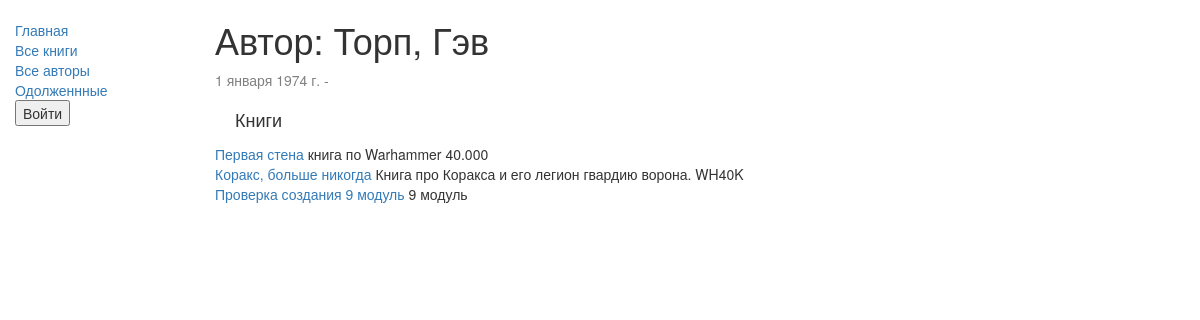
The app's page /catalog/author/1 with its own data.
### catalog/models.py (models this page shows, shortened)
class Author(models.Model):
    first_name = models.CharField(max_length=100)
    last_name = models.CharField(max_length=100)
    date_of_birth = models.DateField(null=True, blank=True)
    date_of_death = models.DateField('Died', null=True, blank=True)

class Book(models.Model):
    title = models.CharField(max_length=200)
    author = models.ForeignKey('Author', on_delete=models.SET_NULL, null=True)
    summary = models.TextField(max_length=1000, help_text="Enter a brief description of the book")
    isbn = models.CharField('ISBN',max_length=13, help_text='13 Character <a href="https://www.isbn-international.org/content/what-isbn">ISBN number</a>')
    genre = models.ManyToManyField(Genre, help_text="Select a genre for this book")
    def __str__(self):
        return self.title
    def display_genre(self):
        return ', '.join([ genre.name for genre in self.genre.all()[:3] ])
    display_genre.short_description = 'Genre'

### catalog/views.py (the view)
# urls.py: re_path(r'^author/(?P<pk>\d+)$', views.AuthorDetailView.as_view(), name='author-detail'),
class AuthorDetailView(generic.DetailView):
    model = Author

### catalog/templates/catalog/author_detail.html
   {% extends "base_generic.html" %}
   {% block content %}
   <h1>Автор: {{ author.last_name }}, {{ author.first_name }}</h1>
   <p style="color: gray">{{author.date_of_birth}} -</p>
   <h4 style="margin: 20px 0 15px 20px">Книги</h4>
    {% for book in author.book_set.all %}
       <a href="{% url 'book-detail' book.pk %}">{{ book }}</a>
       {{ book.summary }} <br>
       {% empty %}
       <p>У автора нет книг</p>
       {% endfor %}
   {% endblock %}

### records on screen
Author: last_name "Торп", first_name "Гэв", date_of_birth "1 января 1974 г."
Book: title "Первая стена", summary "книга по Warhammer 40.000"
Book: title "Коракс, больше никогда", summary "Книга про Коракса и его легион гвардию ворона. WH40K"
Book: title "Проверка создания 9 модуль", summary "9 модуль"
